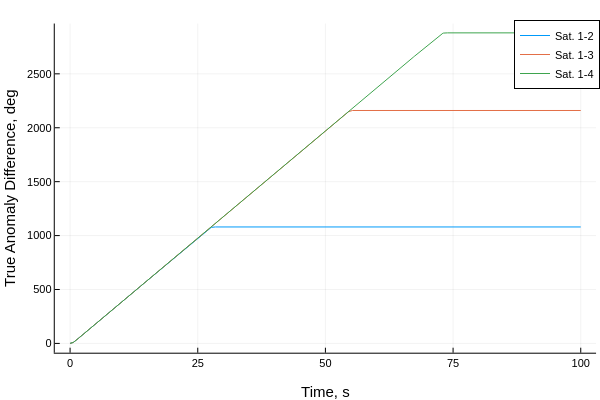

Notebook code cell kept with this figure:
### Code cell
plot(thist[1:end],broadcast.(rad2deg,θhist[2:end,:]),label=permutedims(mylabel))
plot!(xlabel="Time, s", ylabel = "True Anomaly Difference, deg")

### Figure 1 — Plotly figure (JSON) as saved in the notebook; plotly's stock layout.template omitted (floating-point values rounded to 4 significant figures; data arrays with more than 128 entries replaced by an {"elided": "..."} marker saying what was removed)
{"data": [{"colorbar": {"title": ""}, "legendgroup": "Sat. 1-2", "line": {"color": "rgba(0, 154, 250, 1.000)", "dash": "solid", "shape": "linear", "width": 1}, "mode": "lines", "name": "Sat. 1-2", "showlegend": true, "type": "scatter", "x": {"elided": "1001 float values"}, "xaxis": "x", "y": {"elided": "1001 float values"}, "yaxis": "y", "zmax": null, "zmin": null}, {"colorbar": {"title": ""}, "legendgroup": "Sat. 1-3", "line": {"color": "rgba(227, 111, 71, 1.000)", "dash": "solid", "shape": "linear", "width": 1}, "mode": "lines", "name": "Sat. 1-3", "showlegend": true, "type": "scatter", "x": {"elided": "1001 float values"}, "xaxis": "x", "y": {"elided": "1001 float values"}, "yaxis": "y", "zmax": null, "zmin": null}, {"colorbar": {"title": ""}, "legendgroup": "Sat. 1-4", "line": {"color": "rgba(62, 164, 78, 1.000)", "dash": "solid", "shape": "linear", "width": 1}, "mode": "lines", "name": "Sat. 1-4", "showlegend": true, "type": "scatter", "x": {"elided": "1001 float values"}, "xaxis": "x", "y": {"elided": "1001 float values"}, "yaxis": "y", "zmax": null, "zmin": null}], "layout": {"annotations": [], "height": 400, "legend": {"bgcolor": "rgba(255, 255, 255, 1.000)", "bordercolor": "rgba(0, 0, 0, 1.000)", "borderwidth": 1, "font": {"color": "rgba(0, 0, 0, 1.000)", "family": "sans-serif", "size": 11}, "title": {"font": {"color": "rgba(0, 0, 0, 1.000)", "family": "sans-serif", "size": 15}, "text": ""}, "tracegroupgap": 0, "traceorder": "normal", "x": 1, "xanchor": "auto", "y": 1, "yanchor": "auto"}, "margin": {"b": 20, "l": 0, "r": 0, "t": 20}, "paper_bgcolor": "rgba(255, 255, 255, 1.000)", "plot_bgcolor": "rgba(255, 255, 255, 1.000)", "showlegend": true, "width": 600, "xaxis": {"anchor": "y", "domain": [0.09128, 0.9934], "gridcolor": "rgba(0, 0, 0, 0.100)", "gridwidth": 0.5, "linecolor": "rgba(0, 0, 0, 1.000)", "mirror": false, "range": [-3, 103], "showgrid": true, "showline": true, "showticklabels": true, "tickangle": 0, "tickcolor": "rgb(0, 0, 0)", "tickfont": {"color": "rgba(0, 0, 0, 1.000)", "family": "sans-serif", "size": 11}, "tickmode": "array", "ticks": "inside", "ticktext": ["0", "25", "50", "75", "100"], "tickvals": [0, 25, 50, 75, 100], "title": "Time, s", "titlefont": {"color": "rgba(0, 0, 0, 1.000)", "family": "sans-serif", "size": 15}, "type": "-", "visible": true, "zeroline": false, "zerolinecolor": "rgba(0, 0, 0, 1.000)"}, "yaxis": {"anchor": "x", "domain": [0.07581, 0.9902], "gridcolor": "rgba(0, 0, 0, 0.100)", "gridwidth": 0.5, "linecolor": "rgba(0, 0, 0, 1.000)", "mirror": false, "range": [-86.21, 2966.0], "showgrid": true, "showline": true, "showticklabels": true, "tickangle": 0, "tickcolor": "rgb(0, 0, 0)", "tickfont": {"color": "rgba(0, 0, 0, 1.000)", "family": "sans-serif", "size": 11}, "tickmode": "array", "ticks": "inside", "ticktext": ["0", "500", "1000", "1500", "2000", "2500"], "tickvals": [0, 500, 1000, 1500, 2000, 2500], "title": "True Anomaly Difference, deg", "titlefont": {"color": "rgba(0, 0, 0, 1.000)", "family": "sans-serif", "size": 15}, "type": "-", "visible": true, "zeroline": false, "zerolinecolor": "rgba(0, 0, 0, 1.000)"}}}
